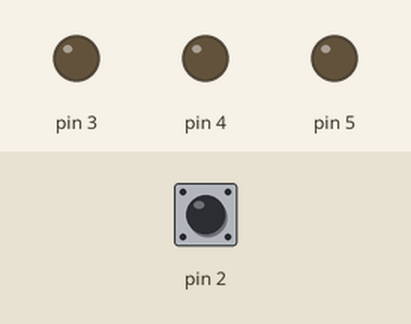
Recording of a sketch running on a simulated Arduino Uno, built with avr-gcc and run on an emulated ATmega328P. Shown: output pins drawn as LEDs (lit = HIGH). The test bench sets the inputs (shaded band); at power-on: pin 2 LOW. Random numbers use the default seed unless the sketch sets one.

Above: at 1.2 s.
1.3 s: pin 2 pulsed HIGH 2 times (0.12 s each, 0.3 s apart)
At 1.64 s:
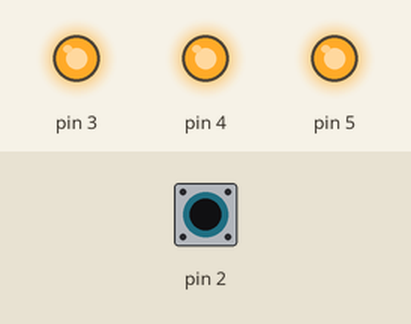
4.3 s: pin 2 pulsed HIGH 5 times (0.12 s each, 0.3 s apart)
At 5.16 s:
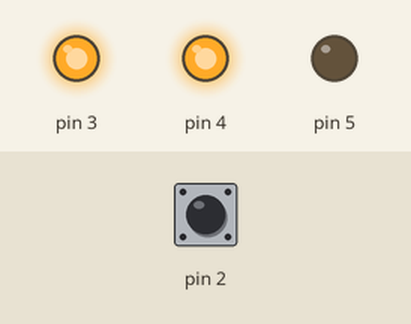
Timing chart, 0 to 14.4 s (numbered marks = the images above; inputs shaded):
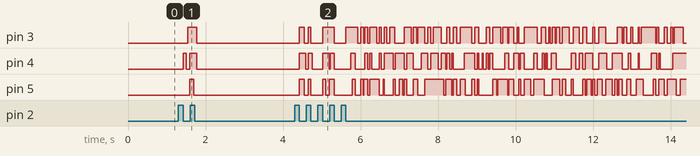

Measured:
- after the input at 1.3 s, pin 3: LOW → HIGH after 0.25 s, → LOW 0.23 s later; pin 4: LOW → HIGH after 0.12 s, → LOW 0.08 s later, → HIGH 0.09 s later, → LOW 0.19 s later; pin 5: LOW → HIGH after 0.29 s, → LOW 0.10 s later

The sketch:

randomBlinkWithSwitch.ino
```cpp
int switchState = 0;
bool wasButtonPressed = false;
bool enabled = false;

void setup() {
  pinMode(5, OUTPUT);
  pinMode(4, OUTPUT);
  pinMode(3, OUTPUT);

  pinMode(2, INPUT);

  randomSeed(analogRead(0));
}

void loop() {
  switchState = digitalRead(2);

  if (switchState == HIGH) {
    wasButtonPressed = true;
  } else {
    if (wasButtonPressed) {
      wasButtonPressed = false;
      enabled = !enabled;
    }
  }

  if (enabled == false) {
    digitalWrite(3, LOW);
    digitalWrite(4, LOW);
    digitalWrite(5, LOW);
  } else {
    digitalWrite(3, random(0, 2) == 0 ? LOW : HIGH);
    digitalWrite(4, random(0, 2) == 0 ? LOW : HIGH);
    digitalWrite(5, random(0, 2) == 0 ? LOW : HIGH);

    delay(random(20, 100));
  }
}
```
